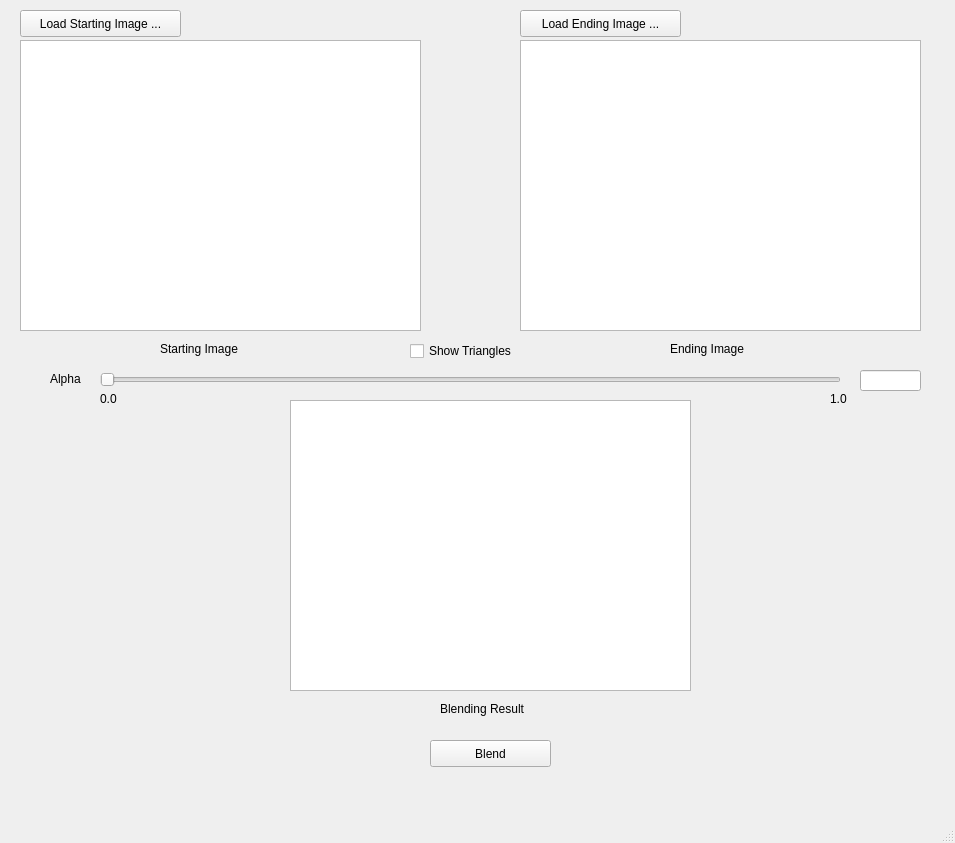
<?xml version="1.0" encoding="UTF-8"?>
<ui version="4.0">
 <class>MainWindow</class>
 <widget class="QMainWindow" name="MainWindow">
  <property name="geometry">
   <rect>
    <x>0</x>
    <y>0</y>
    <width>955</width>
    <height>843</height>
   </rect>
  </property>
  <property name="windowTitle">
   <string>MainWindow</string>
  </property>
  <widget class="QWidget" name="centralwidget">
   <widget class="QPushButton" name="LoadStartImage">
    <property name="geometry">
     <rect>
      <x>20</x>
      <y>10</y>
      <width>161</width>
      <height>27</height>
     </rect>
    </property>
    <property name="text">
     <string>Load Starting Image ...</string>
    </property>
   </widget>
   <widget class="QPushButton" name="LoadEndImage">
    <property name="geometry">
     <rect>
      <x>520</x>
      <y>10</y>
      <width>161</width>
      <height>27</height>
     </rect>
    </property>
    <property name="text">
     <string>Load Ending Image ...</string>
    </property>
   </widget>
   <widget class="QLabel" name="startingImageLabel">
    <property name="geometry">
     <rect>
      <x>160</x>
      <y>340</y>
      <width>131</width>
      <height>17</height>
     </rect>
    </property>
    <property name="text">
     <string>Starting Image</string>
    </property>
   </widget>
   <widget class="QLabel" name="endingImageLabel">
    <property name="geometry">
     <rect>
      <x>670</x>
      <y>340</y>
      <width>131</width>
      <height>17</height>
     </rect>
    </property>
    <property name="text">
     <string>Ending Image</string>
    </property>
   </widget>
   <widget class="QCheckBox" name="showTriangles">
    <property name="geometry">
     <rect>
      <x>410</x>
      <y>340</y>
      <width>141</width>
      <height>22</height>
     </rect>
    </property>
    <property name="text">
     <string>Show Triangles</string>
    </property>
   </widget>
   <widget class="QSlider" name="alphaSlider">
    <property name="geometry">
     <rect>
      <x>100</x>
      <y>370</y>
      <width>741</width>
      <height>20</height>
     </rect>
    </property>
    <property name="orientation">
     <enum>Qt::Horizontal</enum>
    </property>
   </widget>
   <widget class="QLabel" name="alphaLabel">
    <property name="geometry">
     <rect>
      <x>50</x>
      <y>370</y>
      <width>62</width>
      <height>17</height>
     </rect>
    </property>
    <property name="text">
     <string>Alpha</string>
    </property>
   </widget>
   <widget class="QLabel" name="zeroSliderLabel">
    <property name="geometry">
     <rect>
      <x>100</x>
      <y>390</y>
      <width>31</width>
      <height>17</height>
     </rect>
    </property>
    <property name="text">
     <string>0.0</string>
    </property>
   </widget>
   <widget class="QLabel" name="oneSliderLabel">
    <property name="geometry">
     <rect>
      <x>830</x>
      <y>390</y>
      <width>31</width>
      <height>17</height>
     </rect>
    </property>
    <property name="text">
     <string>1.0</string>
    </property>
   </widget>
   <widget class="QLineEdit" name="displayAlpha">
    <property name="geometry">
     <rect>
      <x>860</x>
      <y>370</y>
      <width>61</width>
      <height>21</height>
     </rect>
    </property>
   </widget>
   <widget class="QLabel" name="blendImageLabel">
    <property name="geometry">
     <rect>
      <x>440</x>
      <y>700</y>
      <width>131</width>
      <height>17</height>
     </rect>
    </property>
    <property name="text">
     <string>Blending Result</string>
    </property>
   </widget>
   <widget class="QPushButton" name="blendButton">
    <property name="geometry">
     <rect>
      <x>430</x>
      <y>740</y>
      <width>121</width>
      <height>27</height>
     </rect>
    </property>
    <property name="text">
     <string>Blend</string>
    </property>
   </widget>
   <widget class="QGraphicsView" name="displayStartImage">
    <property name="geometry">
     <rect>
      <x>20</x>
      <y>40</y>
      <width>401</width>
      <height>291</height>
     </rect>
    </property>
   </widget>
   <widget class="QGraphicsView" name="displayEndImage">
    <property name="geometry">
     <rect>
      <x>520</x>
      <y>40</y>
      <width>401</width>
      <height>291</height>
     </rect>
    </property>
   </widget>
   <widget class="QGraphicsView" name="displayBlendImage">
    <property name="geometry">
     <rect>
      <x>290</x>
      <y>400</y>
      <width>401</width>
      <height>291</height>
     </rect>
    </property>
   </widget>
  </widget>
  <widget class="QMenuBar" name="menubar">
   <property name="geometry">
    <rect>
     <x>0</x>
     <y>0</y>
     <width>955</width>
     <height>25</height>
    </rect>
   </property>
  </widget>
  <widget class="QStatusBar" name="statusbar"/>
 </widget>
 <resources/>
 <connections/>
</ui>
